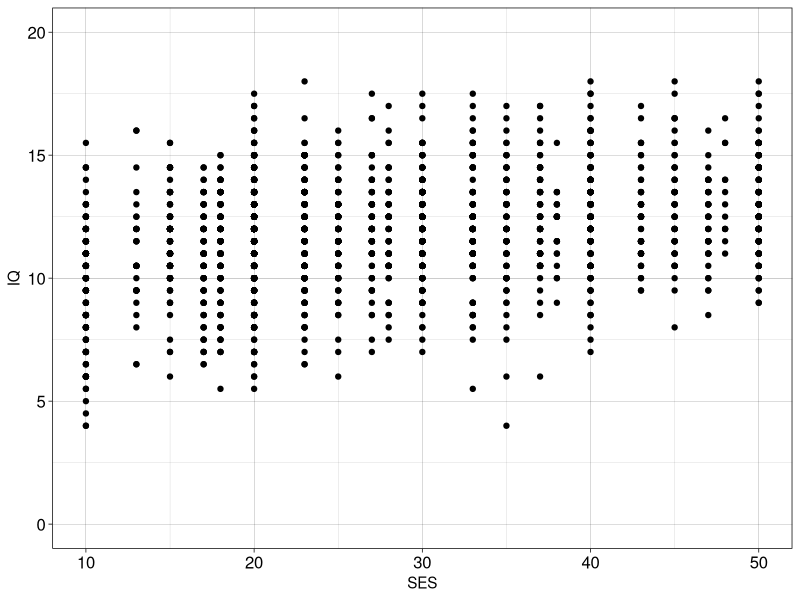
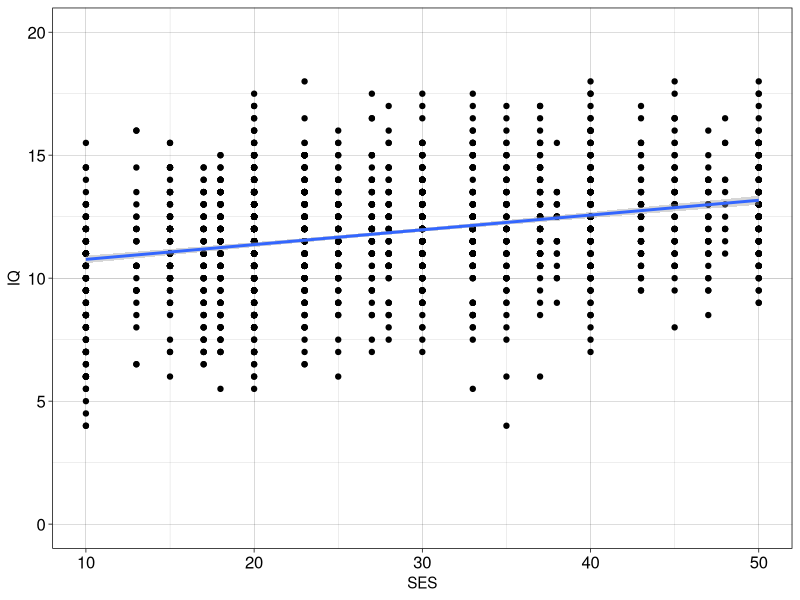
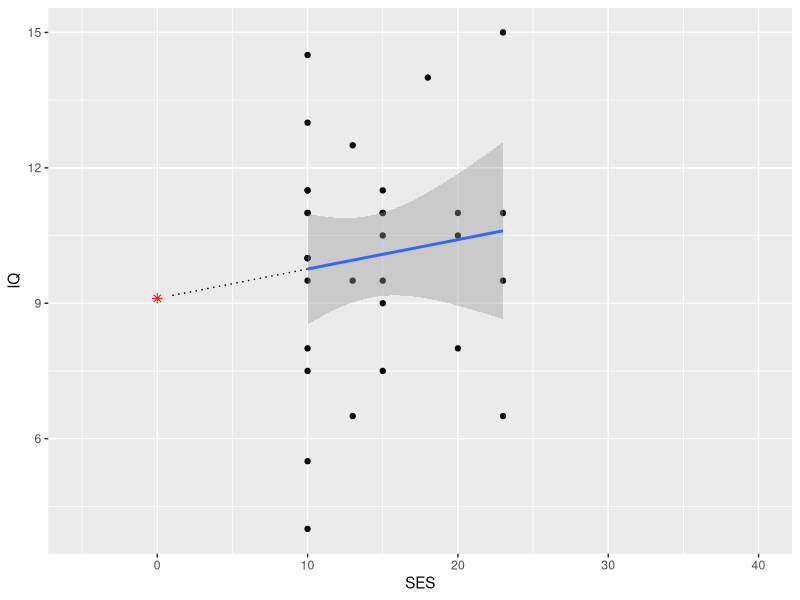
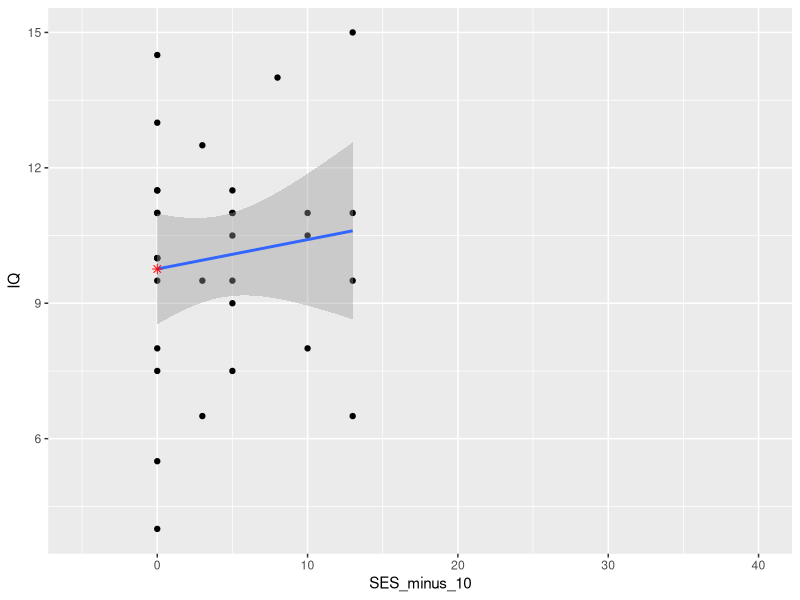

Recreate these plots in R, in order.
## ---- chunk 1
require(MASS)
require(ggplot2)

ggplot(data = nlschools, aes(x = SES, y = IQ)) +
    geom_point() +
    theme_linedraw() +
    coord_cartesian(ylim = c(0, 20)) +
    theme(axis.text = element_text(size = 12))
## ---- chunk 2
require(MASS)
require(ggplot2)

ggplot(data = nlschools, aes(x = SES, y = IQ)) +
    geom_point() +
    geom_smooth(method = 'lm') +
    theme_linedraw() +
    coord_cartesian(ylim = c(0, 20)) +
    theme(axis.text = element_text(size = 12))
## ---- chunk 3
require(MASS)
library(MASS)


daten <- nlschools

require(ggplot2)

daten_klassen <- daten[daten$class == "180" | daten$class == "280", ]

model_1 <- lm(data = daten_klassen, formula = IQ ~ SES)
summary(model_1)

x <- 1:10
b0 <- model_1$coefficients[1]
b1 <- model_1$coefficients[2]

vorhersagen <- data.frame(SES = x, IQ = b0 + (b1 * x))

ggplot(data = daten_klassen, 
       aes(x = SES, y = IQ)) +
  geom_point() +
  geom_smooth(method = "lm", full_range = T) +
  coord_cartesian(xlim = c(-5, 40)) +
  geom_point(data = data.frame(SES = 0, 
                               IQ = model_1$coefficients[1]), 
             color = 'red', shape = 8, size = 2) +
  geom_line(data = vorhersagen,
            linetype = 'dotted')

daten_klassen$SES_minus_10 <- daten_klassen$SES - 10

model_2 <- lm(data = daten_klassen, formula = IQ ~ SES_minus_10)
anova(model_2)
summary(model_2)

ggplot(data = daten_klassen, 
       aes(x = SES_minus_10, y = IQ)) +
  geom_point() +
  geom_smooth(method = "lm", full_range = T) +
  coord_cartesian(xlim = c(-5, 40)) +
  geom_point(data = data.frame(SES_minus_10 = 0, 
                               IQ = model_2$coefficients[1]), 
             color = 'red', shape = 8, size = 2)

